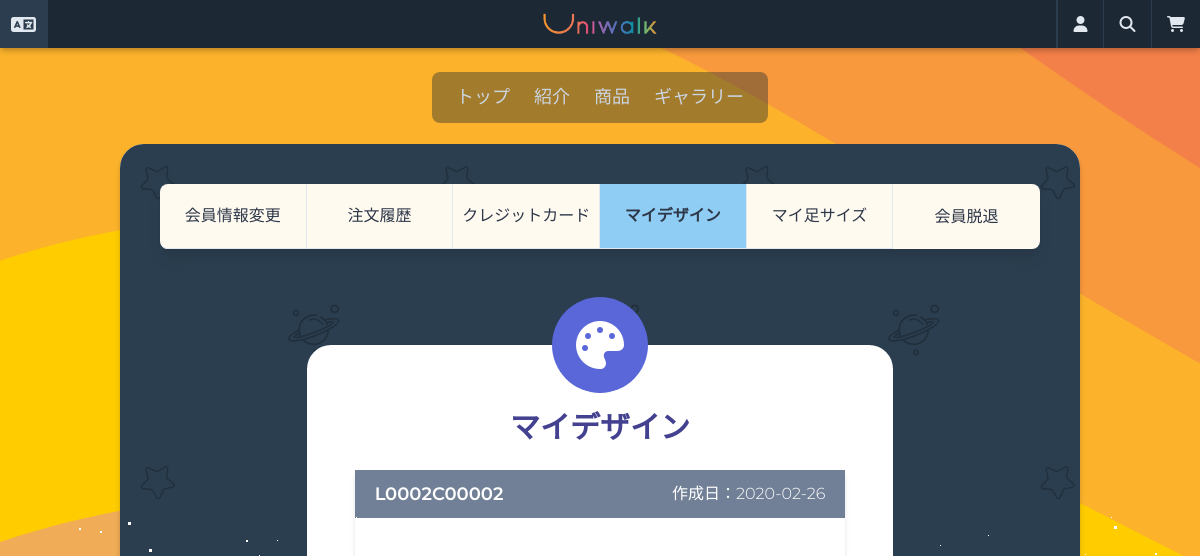
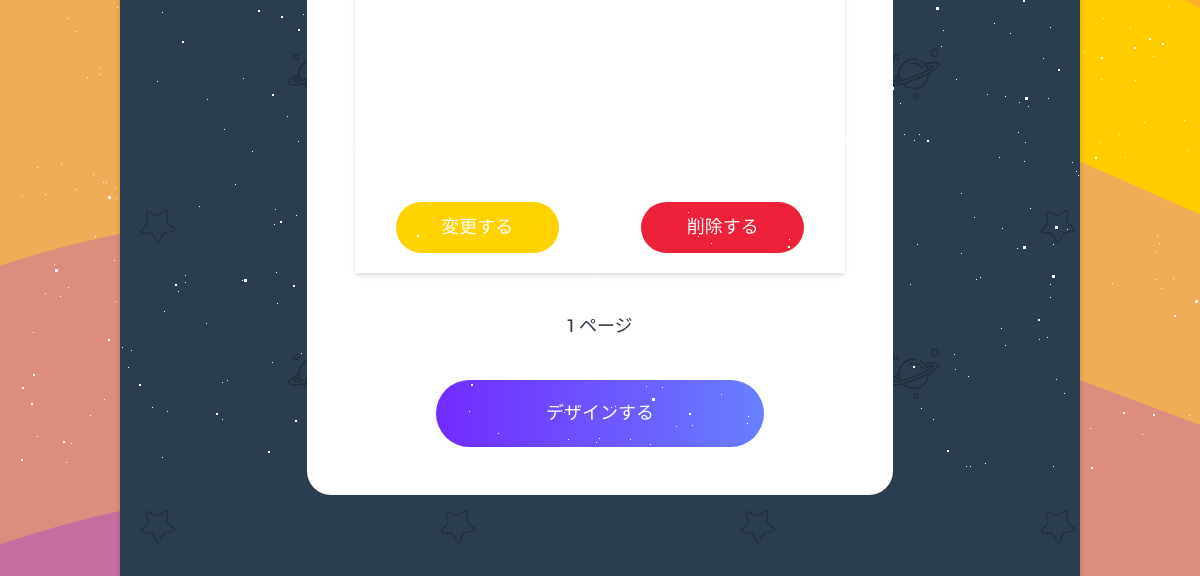
The app's page /users/mypage/mydesigns/ (signed in, upper part), older data (2 pictures, top to bottom).
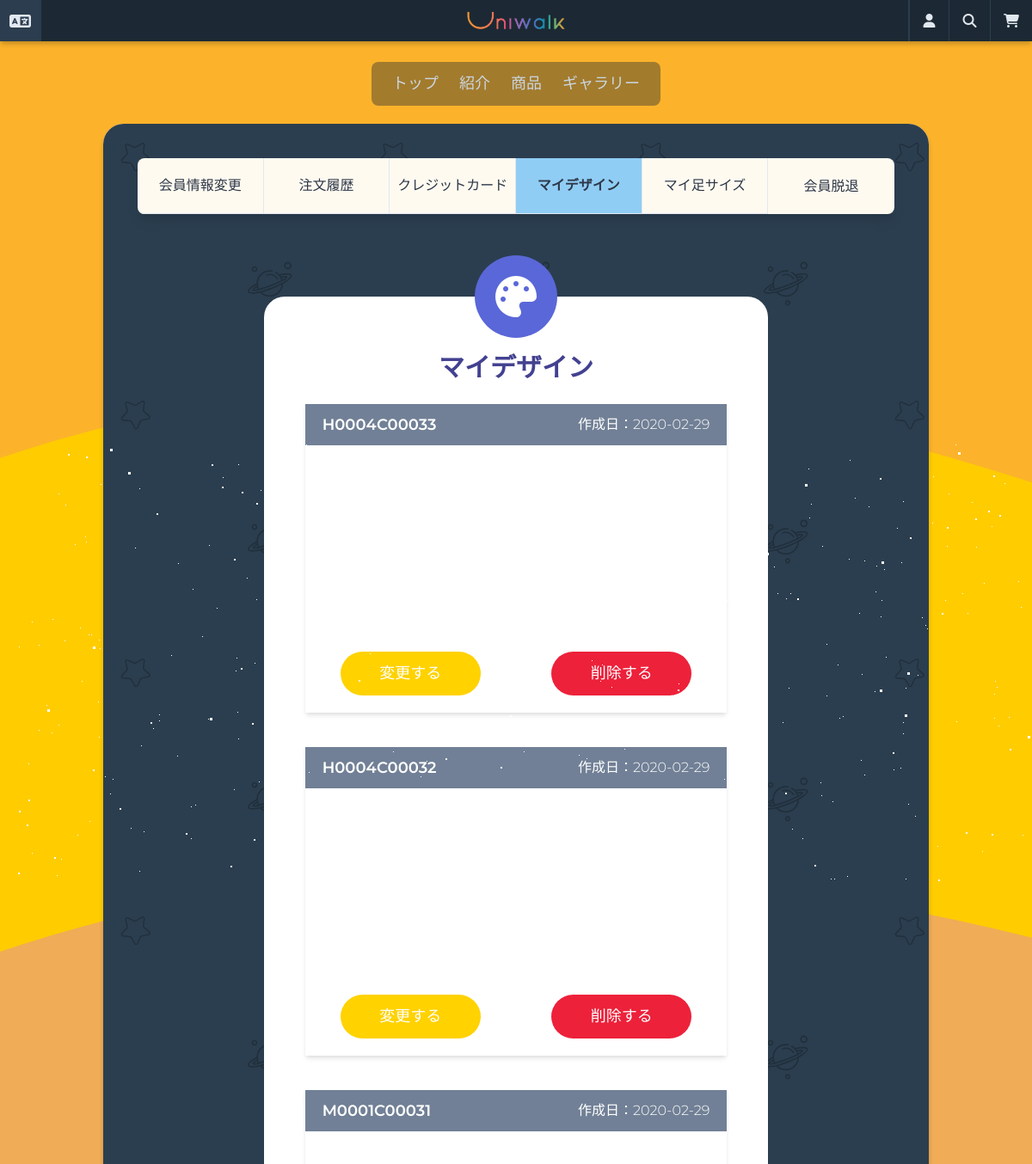
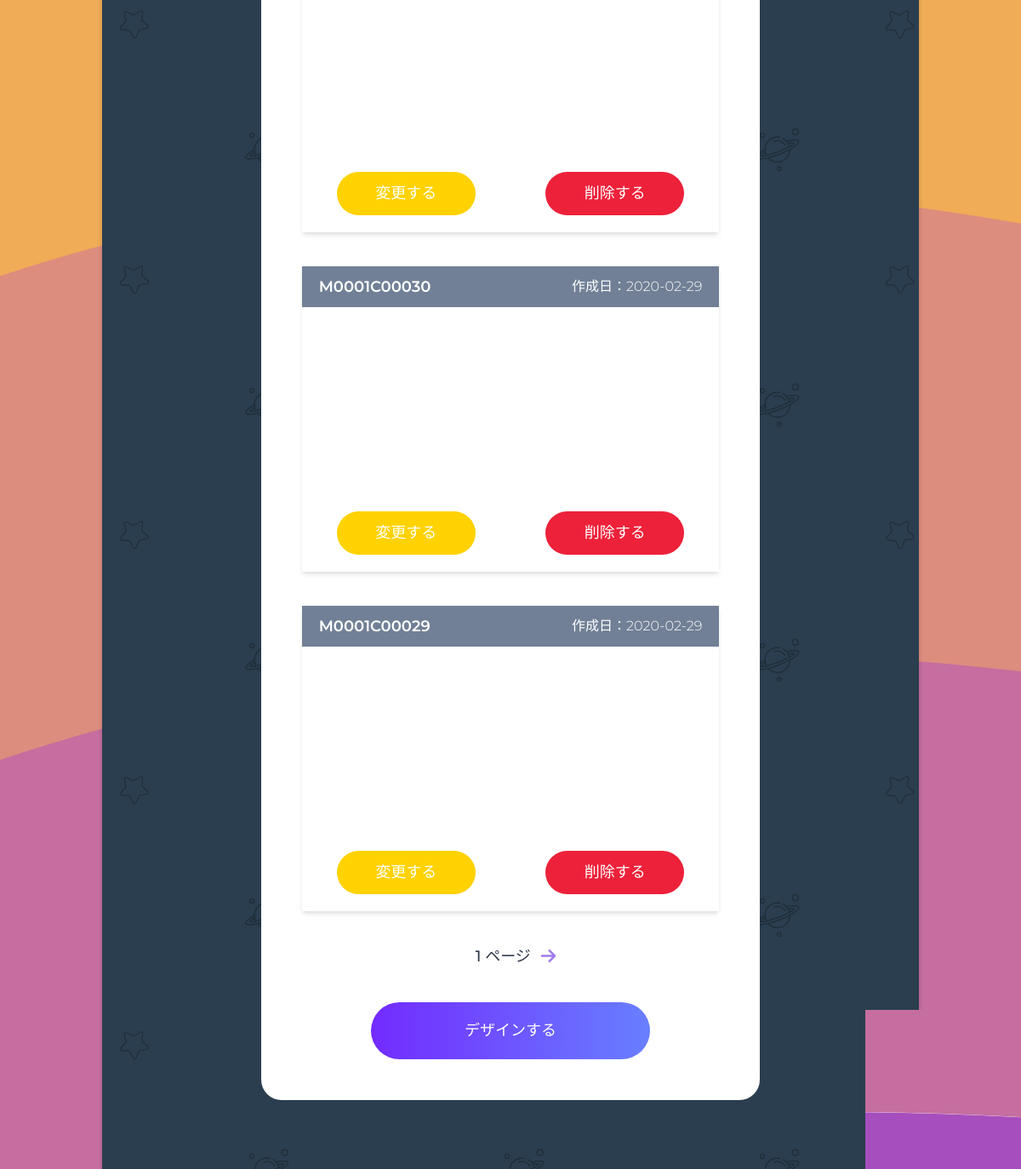
The same page, newer data (2 pictures, top to bottom).
### designs/models.py (models this page shows, shortened)
class Design(core_models.TimeStampedModel):
    user = models.ForeignKey(
        "users.User",
        related_name="design",
        verbose_name=_("ユーザ"),
        on_delete=models.SET_NULL,
        null=True,
        blank=True,
    )
    product = models.ForeignKey(
        "products.Product",
        related_name="design",
        verbose_name=_("商品"),
        on_delete=models.SET_NULL,
        null=True,
        blank=True,
    )
    outsole_color_left = models.CharField("アウトソール色(左)", max_length=7)
    outsole_material_left = models.ForeignKey(
        "Material",
        verbose_name=_("アウトソール素材(左)"),
        related_name="outsole_material_left",
        on_delete=models.SET_NULL,
        blank=True,
        null=True,
    )
    midsole_color_left = models.CharField("ミッドソール色(左)", max_length=7)
    midsole_material_left = models.ForeignKey(
        "Material",
        verbose_name=_("ミッドソール素材(左)"),
        related_name="midsole_material_left",
        on_delete=models.SET_NULL,
        blank=True,
        null=True,
    )
    uppersole_color_left = models.CharField("アッパーソール色(左)", max_length=7)
    uppersole_material_left = models.ForeignKey(
        "Material",
        verbose_name=_("アッパーソール素材(左)"),
        related_name="uppersole_material_left",
        on_delete=models.SET_NULL,
        blank=True,
        null=True,
    )
    shoelace_color_left = models.CharField("シューレース色(左)", max_length=7)
    shoelace_material_left = models.ForeignKey(
        "Material",
        verbose_name=_("シューレース素材(左)"),
        related_name="shoelace_material_left",
        on_delete=models.SET_NULL,
        blank=True,
        null=True,
    )
    tongue_color_left = models.CharField("タン色(左)", max_length=7)
    tongue_material_left = models.ForeignKey(
        "Material",
        verbose_name=_("タン素材(左)"),
        related_name="tongue_material_left",
        on_delete=models.SET_NULL,
        blank=True,
        null=True,
    )
    outsole_color_right = models.CharField("アウトソール色(右)", max_length=7)
    outsole_material_right = models.ForeignKey(
        "Material",
        verbose_name=_("アウトソール素材(右)"),
        related_name="outsole_material_right",
        on_delete=models.SET_NULL,
        blank=True,
        null=True,
    )
    midsole_color_right = models.CharField("ミッドソール色(右)", max_length=7)
    midsole_material_right = models.ForeignKey(
        "Material",
        verbose_name=_("ミッドソール素材(右)"),
        related_name="midsole_material_right",
        on_delete=models.SET_NULL,
        blank=True,
        null=True,
    )
    uppersole_color_right = models.CharField("アッパーソール色(右)", max_length=7)
    uppersole_material_right = models.ForeignKey(
        "Material",
        verbose_name=_("アッパーソール素材(右)"),
        related_name="uppersole_material_right",
        on_delete=models.SET_NULL,
        blank=True,
        null=True,
    )
    shoelace_color_right = models.CharField("シューレース色(右)", max_length=7)
    shoelace_material_right = models.ForeignKey(
        "Material",
        verbose_name=_("シューレース素材(右)"),
        related_name="shoelace_material_right",
        on_delete=models.SET_NULL,
        blank=True,
        null=True,
    )
    tongue_color_right = models.CharField("タン色(右)", max_length=7)
    tongue_material_right = models.ForeignKey(
        "Material",
        verbose_name=_("タン素材(右)"),
        related_name="tongue_material_right",
        on_delete=models.SET_NULL,
        blank=True,
        null=True,
    )
    design_number = models.CharField(
        _("番号"), max_length=40, default=create_custom_design_code, blank=True, null=True
    )
    customize_code = models.CharField(_("カスタマイズデザインコード"), max_length=11)
    likes = models.ManyToManyField(
        "users.User", verbose_name=_("いいねユーザ"), related_name="likes"
    )
    class Meta:
        verbose_name = _("デザイン")
        verbose_name_plural = _("デザイン")

class Image(models.Model):
    design = models.ForeignKey(
        "Design",
        related_name="images",
        verbose_name=_("デザインid"),
        on_delete=models.CASCADE,
        null=True,
        blank=True,
    )
    front = models.ImageField(_("正面"), upload_to="designs")
    side = models.ImageField(_("側面"), upload_to="designs")
    up = models.ImageField(_("上面"), upload_to="designs")
    down = models.ImageField(_("下面"), upload_to="designs")
    class Meta:
        verbose_name = _("デザインイメージ")
        verbose_name_plural = _("デザインイメージ")

### users/views.py (the view, shortened to what this page needs)
# urls.py: path("mypage/mydesigns/", views.MyDesignsListView.as_view(), name="mydesigns",),
class MyDesignsListView(mixins.LoggedInOnlyView, ListView):
    model = design_models.Design
    template_name = "designs/design-list.html"
    context_object_name = "designs"
    paginate_by = 5
    def get_queryset(self):
        try:
            return design_models.Design.objects.filter(
                user_id=self.request.user.pk
            ).order_by("-created")
        except design_models.Design.DoesNotExist:
            return None

### carts/context_processors.py (called while the page is built)
def counter(request):
    item_count = 0
    if "admin" in request.META["PATH_INFO"]:
        return {}
    else:
        try:
            cart = Cart.objects.get(session_key=_session_key(request))
            cart_items = CartItem.objects.all().filter(cart=cart, active=True)
            for cart_item in cart_items:
                item_count += cart_item.quantity
        except Cart.DoesNotExist:
            item_count = 0
    return dict(item_count=item_count)

### carts/views.py (called while the page is built)
def _session_key(request):
    cart = request.session.session_key
    if not cart:
        cart = request.session.create()
    return cart

### users/models.py (called while the page is built)
    def get_absolute_url(self):
        return reverse("users:update-profile")

### templates/designs/design-list.html (shortened to what this page needs)
{% extends "base.html" %}
{% load i18n static %}
{% block content %}
<div class="min-h-75vh mx-auto px-10 py-10 rounded-xl"
    style="background-image: url({% static 'images/pattern.svg' %}); background-repeat: repeat;">
    <div class="container mx-auto">
        <div class="w-full shadow-lg">
            {% include 'partials/mypage-menu.html' %}
        </div>
        <div class="w-full flex flex-col mb-10">
            <div
                class="container bg-white w-2/3 rounded-xl h-full mx-auto my-10 flex flex-col items-center p-12 mt-24 relative">
                <div class="flex items-center justify-center bg-indigo-600 w-24 h-24 rounded-full absolute"
                    style="top: -3rem;">
                    <i class="fas fa-palette fa-3x text-white wow fadeIn"></i>
                </div>
                <h2 class="text-indigo-800 mt-3 mb-5 text-3xl font-semibold">{% trans 'マイデザイン' %}</h2>
                {% if designs %}
                {% for design in designs %}
                {% include 'mixins/designs/design-card.html' with design=design %}
                {% endfor %}
                <div class="flex items-center justify-center mx-auto container mb-10">
                    <span class="mx-3 font-medium text-lg">
                    </span>
                    {% if page_obj.has_next %}
                    <a href="?page={{ page_obj.next_page_number }}" class="text-purple-500">
                        <i class="fas fa-arrow-right fa-lg"></i>
                    </a>
                    {% endif %}
                </div>
                {% else %}
                <p class="flex justify-center items-center font-semibold h-full w-full text-center text-2xl my-5">
                    <i class="fas fa-dizzy fa-2x text-purple-500"></i> <span
                        class="ml-5">{% trans 'まだ作成したデザインがありません。' %}</span>
                </p>
                {% endif %}
                <a href="{% url 'users:select-product' %}" class="btn w-2/3 mx-auto">{% trans 'デザインする' %}</a>
            </div>
        </div>
    </div>
</div>
{% endblock content %}

### templates/mixins/designs/design-card.html (shortened to what this page needs)
{% load i18n %}
<div class="w-full mb-10 overflow-hidden shadow-md wow fadeIn">
    <div class="w-full flex items-center justify-between bg-gray-600 h-12 text-white px-5">
        <h3 class="font-semibold text-lg">{{ design.customize_code }}</h3>
        <span class="">{% trans '作成日' %}：{{ design.created|date:'Y-m-d' }}</span>
    </div>
    {% with design.images.all|first as image %}
    <div class="flex flex-no-wrap py-10 px-5">
        <div style="background-image: url({{ image.front.url }});" class="w-1/4 h-40 bg-cover bg-center mr-3">
        </div>
        <div style="background-image: url({{ image.side.url }});" class="w-1/4 h-40 bg-cover bg-center mr-3">
        </div>
        <div style="background-image: url({{ image.up.url }});" class="w-1/4 h-40 bg-cover bg-center mr-3">
        </div>
        <div style="background-image: url({{ image.down.url }});" class="w-1/4 h-40 bg-cover bg-center">
        </div>
    </div>
    {% endwith %}
    <div class="w-full flex justify-around mb-5">
        <form method="POST" class="w-1/3">
            <button name="design_modify" class="btn-warning text-white p-3">{% trans '変更する' %}</button>
        </form>
        <form method="POST" class="w-1/3">
            <button name="design_delete" class="btn-danger text-white p-3">{% trans '削除する' %}</a>
        </form>
    </div>
</div>

Row changes from the older to the newer data that the page shows:
no longer on this page (row unchanged): Design: customize_code "L0002C00002", created "2020-02-26"
added Design: customize_code "H0004C00033", created "2020-02-29"
added Design: customize_code "H0004C00032", created "2020-02-29"
added Design: customize_code "M0001C00031", created "2020-02-29"
added Design: customize_code "M0001C00030", created "2020-02-29"
added Design: customize_code "M0001C00029", created "2020-02-29"
